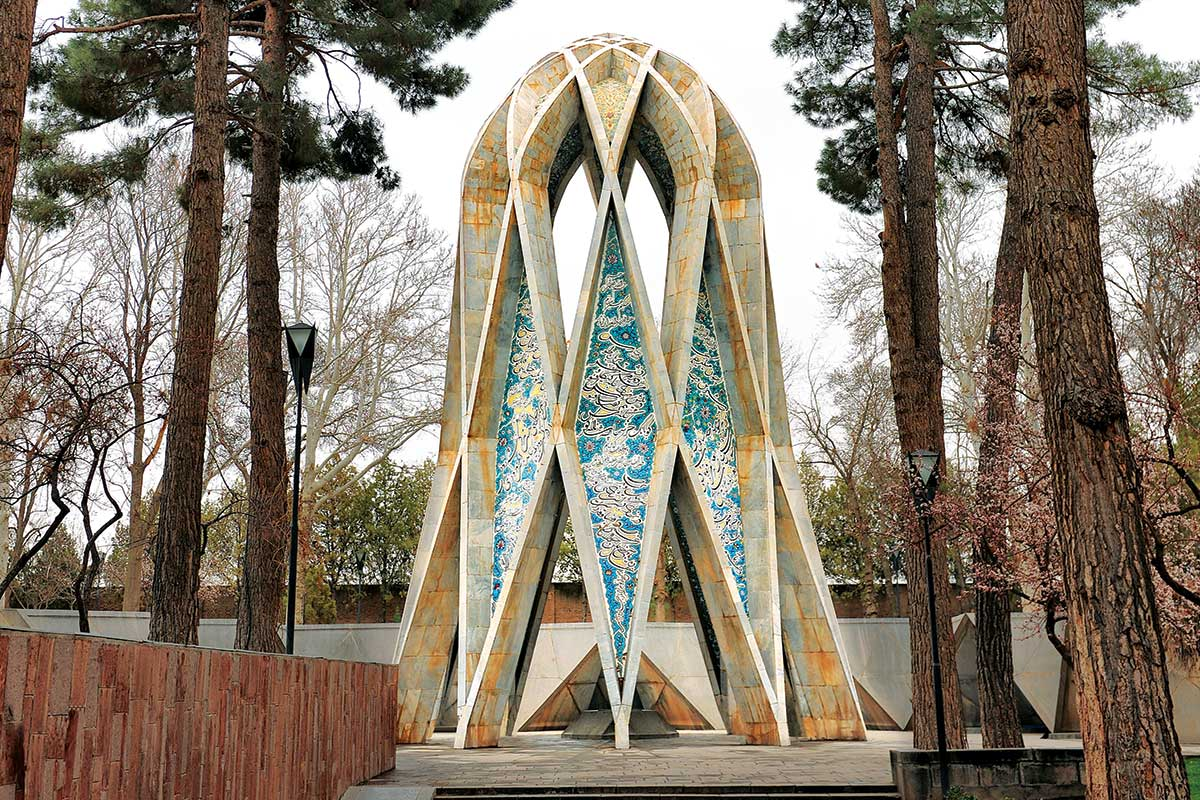
#> input picture ImageCompressionSVD/khayyam.jpg, 1200 x 800 px
$ python 7-7.py
#> lines starting #> are read from the running program, lines starting #| are printed output that depends on the picture
import numpy as np
from PIL import Image

# Load image
B = np.array(Image.open('khayyam.jpg'))
#> B is the input picture: shape (800, 1200, 3); mean R, G, B 137.6, 127, 112.4

# Convert image to double precision
I = B.astype(float) / 255.0

kArr = [10, 20, 40, 80, 160]

for k in kArr:
    A = np.zeros_like(I)

    for i in range(3):
        # Perform Singular Value Decomposition
        U, S, V = np.linalg.svd(I[:, :, i])

        # Reconstruct the image using k singular values
        A[:, :, i] = U[:, :k] @ np.diag(S[:k]) @ V[:k, :]

    # Clip the pixel values to [0, 1]
    A = np.clip(A, 0, 1)

    # Save the compressed image in the same directory as the input image
    Image.fromarray(np.uint8(A * 255)).save('compressed_k_{}.jpg'.format(k))

    # Display the image
    Image.fromarray(np.uint8(A * 255)).show()
#> this loop made 5 passes
#> pass 1, `Image.fromarray(np.uint8(A * 255)).save('compressed_k_{}.jpg'.format(k))`:
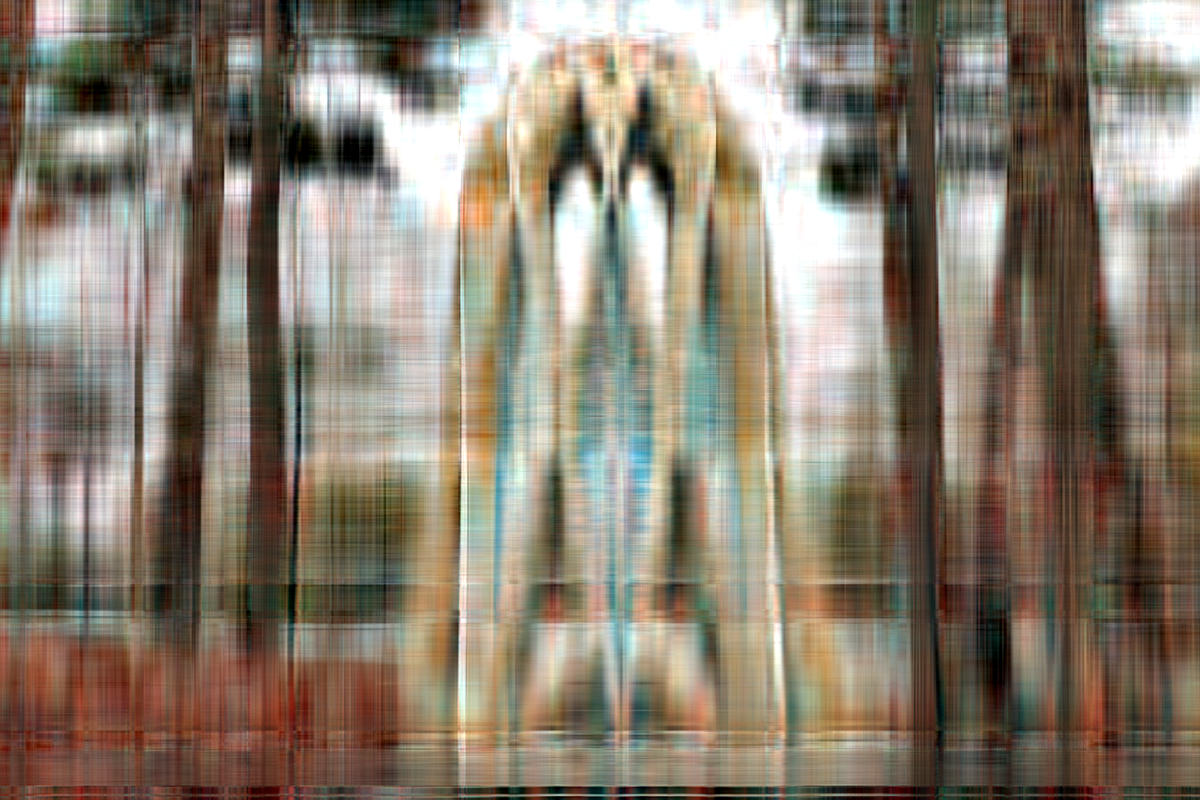
#> saved as compressed_k_10.jpg: PIL image 1200x800 RGB; mean R, G, B 136.8, 126.1, 111.5
#> pass 2, `Image.fromarray(np.uint8(A * 255)).save('compressed_k_{}.jpg'.format(k))`:
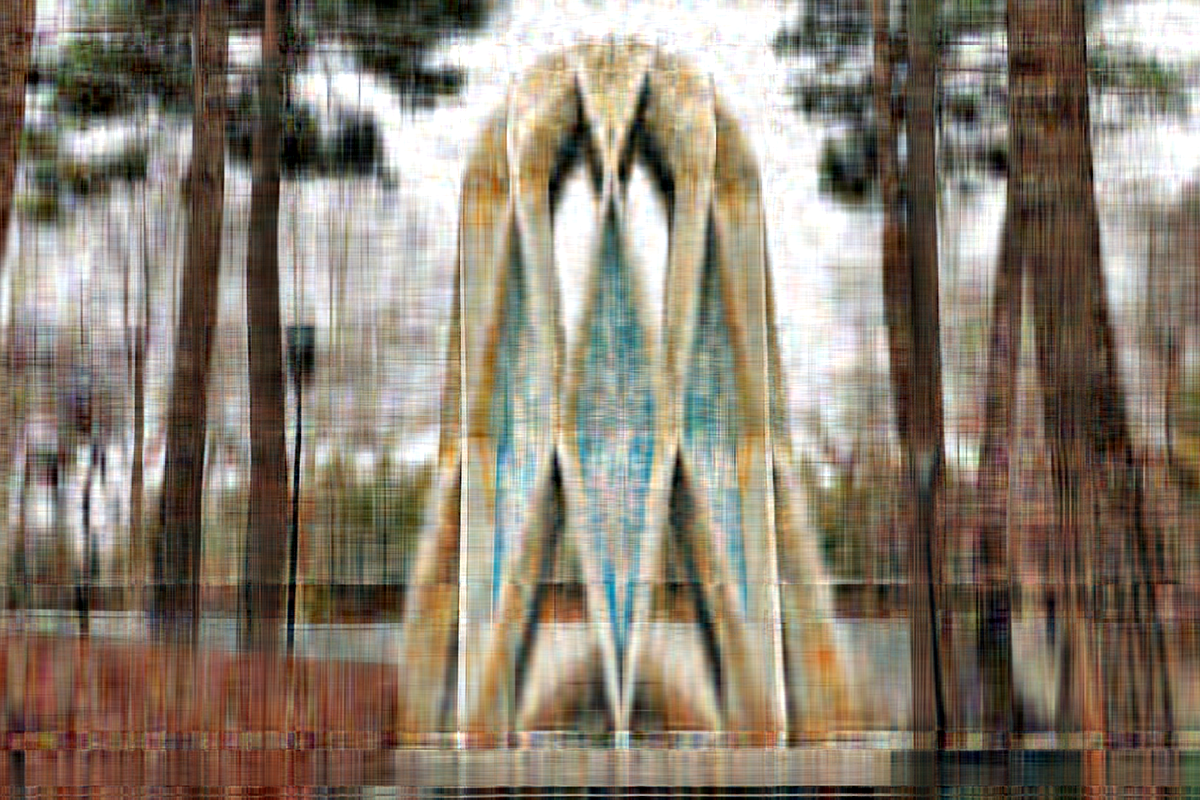
#> saved as compressed_k_20.jpg: PIL image 1200x800 RGB; mean R, G, B 136.8, 126.2, 111.6
